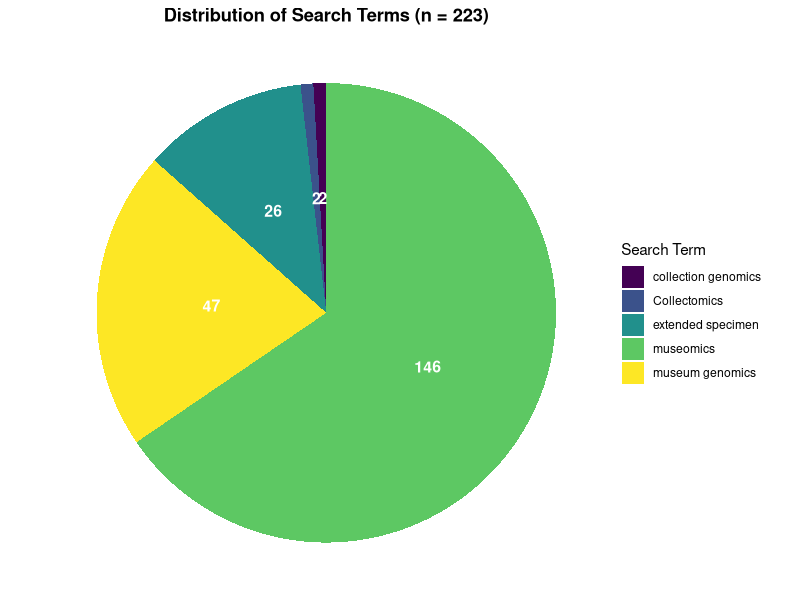
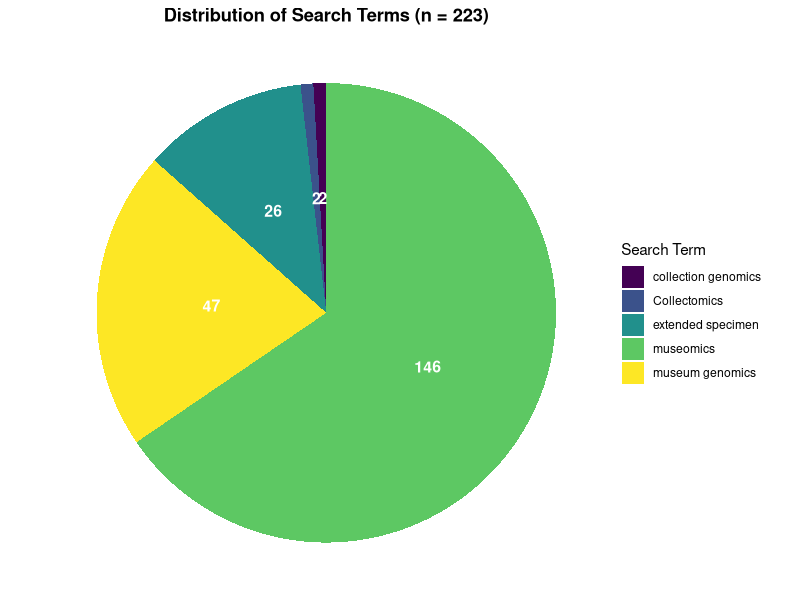
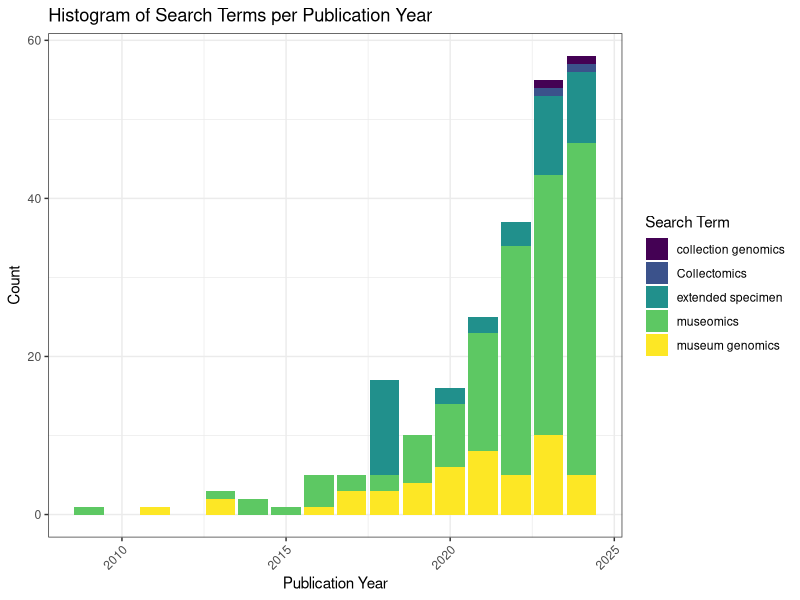
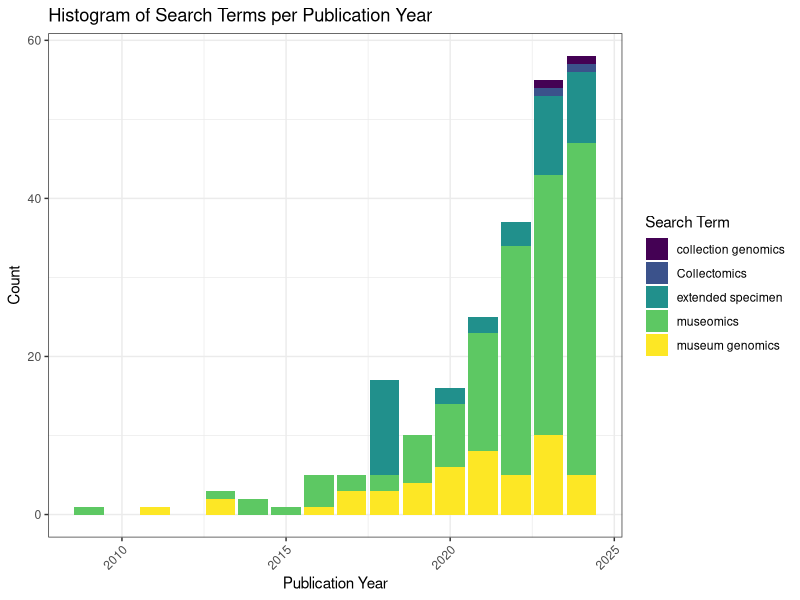
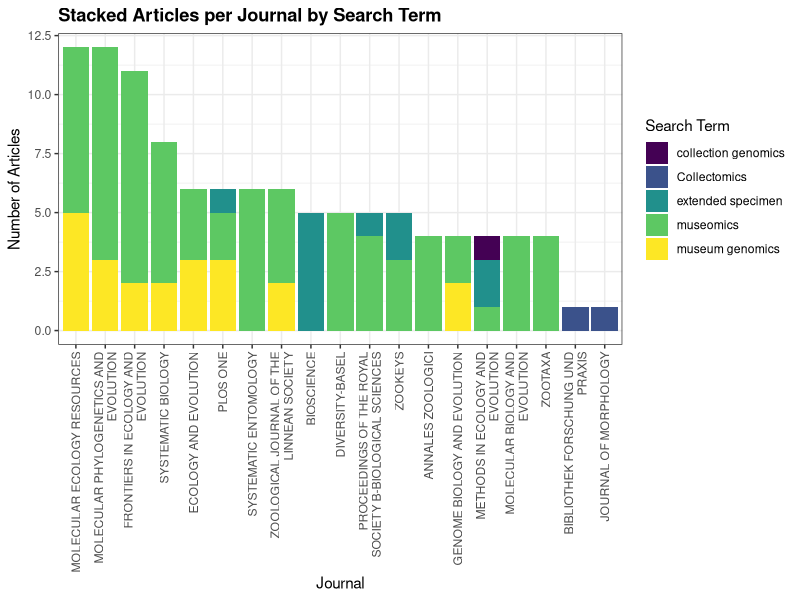
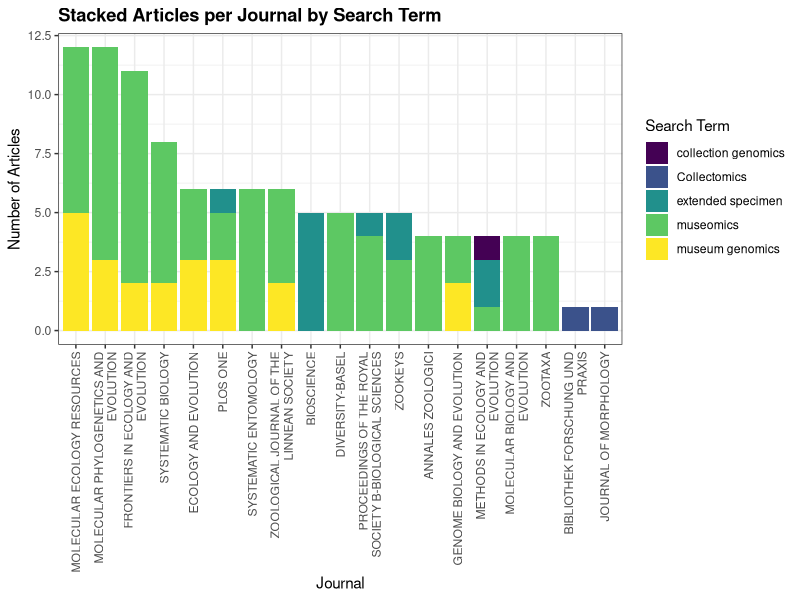
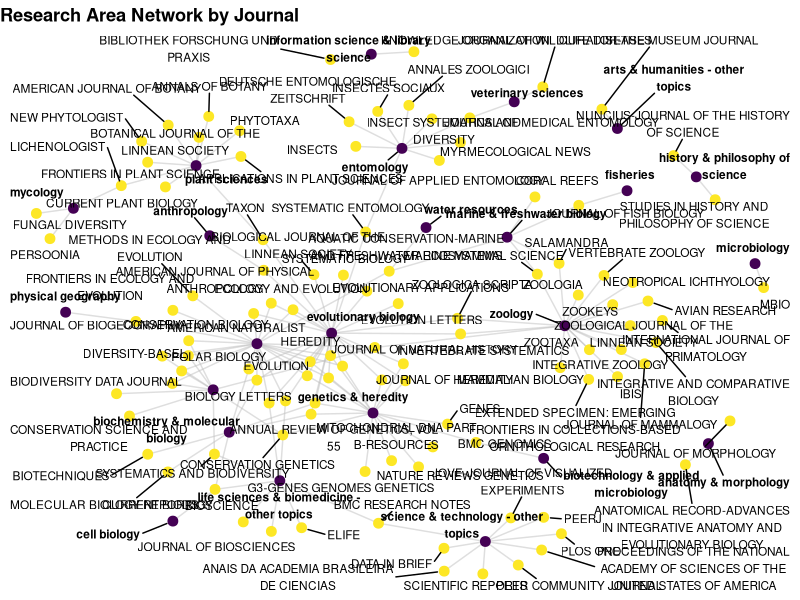
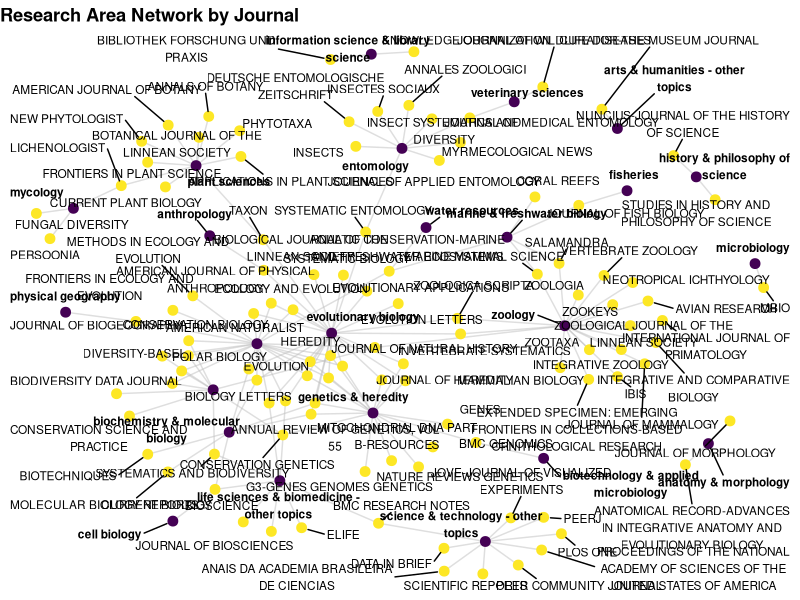

The R script that drew these images, in order:
# Set working directory
setwd("D:/GitHub/WoS_Museomics")

# Load required libraries
library(readxl)
library(dplyr)
library(ggplot2)
library(viridis) # for the color palette
library(stringr)
library(tidyr)
library(igraph)
library(ggrepel) # To prevent label overlap

# Read the specific worksheet
omics_data <- read_excel("data/Omic_WoS.xlsx", sheet = "Omics_clean_full")

dir.create("results")
dir.create("results/figures")

# Basic overview
glimpse(omics_data) # Structure of the data
summary(omics_data) # Summary statistics
head(omics_data) # First few rows

# 1. Create a pie chart of search terms
# Exclude 'taxonomics' and year 2025 from the analysis
# Filter the data
filtered_data <- omics_data %>%
    filter(
        !is.na(search),
        search != "taxonomics",
        `Publication Year` != 2025,
        `Publication Type` != "B"
    )

# Count occurrences of each search term
search_counts <- filtered_data %>%
    count(search, name = "count") %>%
    arrange(desc(count))

# Calculate total n
total_n <- sum(search_counts$count)

# Calculate label positions for placing inside pie
search_counts <- search_counts %>%
    mutate(
        fraction = count / sum(count),
        ymax = cumsum(fraction),
        ymin = c(0, head(ymax, n = -1)),
        label_pos = (ymax + ymin) / 2,
        label = count
    )

# Pie chart with counts as labels
Pie_Search <- ggplot(search_counts, aes(ymax = ymax, ymin = ymin, xmax = 1, xmin = 0, fill = search)) +
    geom_rect() +
    geom_text(aes(x = 0.5, y = label_pos, label = label), size = 4, color = "white", fontface = "bold") +
    coord_polar(theta = "y") +
    scale_fill_viridis_d(option = "D") +
    theme_void() +
    labs(
        title = paste0("Distribution of Search Terms (n = ", total_n, ")"),
        fill = "Search Term"
    ) +
    theme(
        plot.title = element_text(face = "bold", hjust = 0.5)
    )

# Save plot
ggsave("results/figures/Pie_Search_Terms.png", plot = Pie_Search, width = 8, height = 6, dpi = 300)
ggsave("results/figures/Pie_Search_Terms.pdf", plot = Pie_Search, width = 8, height = 6, dpi = 300)

# 2. Create a histogram of search terms per publication year
# Exclude 'taxonomics' and year 2025 from the analysis
Term_by_year <- omics_data %>%
    filter(
        !is.na(search),
        !is.na(`Publication Year`),
        search != "taxonomics",
        `Publication Year` != 2025
    ) %>%
    count(`Publication Year`, search) %>%
    ggplot(aes(x = `Publication Year`, y = n, fill = search)) +
    geom_col(position = "stack") +
    scale_fill_viridis_d(option = "D") +
    labs(
        title = "Histogram of Search Terms per Publication Year",
        # subtitle = "Excluding 'taxonomics' and year 2025",
        x = "Publication Year", y = "Count", fill = "Search Term"
    ) +
    theme_bw() +
    theme(axis.text.x = element_text(angle = 45, hjust = 1))

ggsave("results/figures/Histogram_of_Search_Terms_per_Publication_Year.png", plot = Term_by_year, width = 8, height = 4, dpi = 300)
ggsave("results/figures/Histogram_of_Search_Terms_per_Publication_Year.pdf", plot = Term_by_year, width = 8, height = 4, dpi = 300)

# 3. Create a histogram of research areas per publication year
# Exclude 'taxonomics' and year 2025 from the analysis
filtered_data <- omics_data %>%
    filter(
        !is.na(search),
        !is.na(`Source Title`),
        !is.na(`Publication Year`),
        search != "taxonomics",
        `Publication Year` != 2025,
        `Publication Type` != "B"
    )

# Count total articles per journal
journal_total <- filtered_data %>%
    count(`Source Title`, name = "total_articles")

# Journals with >=4 articles
main_journals <- journal_total %>%
    filter(total_articles >= 4) %>%
    pull(`Source Title`)

# Filter dataset by main journals only
filtered_main <- filtered_data %>%
    filter(`Source Title` %in% main_journals)

# Identify search terms missing from main journals
search_terms_missing <- setdiff(
    unique(filtered_data$search),
    unique(filtered_main$search)
)

# Add back journals related to the missing search terms
rescue_data <- filtered_data %>%
    filter(search %in% search_terms_missing)

# Combine both datasets
final_filtered <- bind_rows(filtered_main, rescue_data)

# Prepare data for plotting
plot_data <- final_filtered %>%
    count(search, `Source Title`) %>%
    mutate(`Source Title Wrapped` = str_wrap(`Source Title`, width = 30))

# Sort journals by total counts
journal_order <- plot_data %>%
    group_by(`Source Title`) %>%
    summarise(total = sum(n)) %>%
    arrange(desc(total)) %>%
    pull(`Source Title`)

plot_data <- plot_data %>%
    mutate(`Source Title Wrapped` = factor(
        `Source Title Wrapped`,
        levels = str_wrap(journal_order, width = 30)
    ))

# Plot
Hist_Journal_Stacked <- ggplot(plot_data, aes(x = `Source Title Wrapped`, y = n, fill = search)) +
    geom_col(position = "stack") +
    scale_fill_viridis_d(option = "D") +
    labs(
        title = "Stacked Articles per Journal by Search Term",
        x = "Journal", y = "Number of Articles", fill = "Search Term"
    ) +
    theme_bw() +
    theme(
        axis.text.x = element_text(angle = 90, vjust = 0.5, hjust = 1),
        plot.title = element_text(face = "bold")
    )

# Save
ggsave("results/figures/Stacked_Journals_Search_Terms.png", plot = Hist_Journal_Stacked, width = 12, height = 8, dpi = 300)
ggsave("results/figures/Stacked_Journals_Search_Terms.pdf", plot = Hist_Journal_Stacked, width = 12, height = 8, dpi = 300)

# 4. Create a network of research areas per Journal
# Exclude 'taxonomics' and year 2025 from the analysis
# Clean and filter the data
filtered_data <- omics_data %>%
    filter(!is.na(`Research Areas`), !is.na(`Source Title`)) %>%
    mutate(
        # Split Research Areas into individual areas
        Research_Areas = str_split(`Research Areas`, ";")
    ) %>%
    unnest(Research_Areas) %>%
    mutate(
        # Clean and convert research areas to lowercase
        Research_Areas = str_trim(str_to_lower(Research_Areas))
    )

# Create edges (research areas -> journal)
edges <- filtered_data %>%
    select(`Source Title`, Research_Areas) %>%
    rename(Research_Area = Research_Areas) %>%
    filter(!is.na(Research_Area)) %>%
    distinct()

# Create the graph object
graph <- graph_from_data_frame(edges, directed = FALSE)

# Create a layout for the nodes
layout <- layout_with_fr(graph)

# Extract node and edge data for ggplot
node_data <- data.frame(
    name = V(graph)$name,
    x = layout[, 1],
    y = layout[, 2]
)

# Wrap node labels by 30 characters
node_data$label <- str_wrap(node_data$name, width = 30)

# Define a lookup table for node formatting based on node type
lookup_table <- data.frame(
    name = c(filtered_data$`Source Title`, unique(filtered_data$Research_Areas)),
    type = c(rep("journal", length(filtered_data$`Source Title`)), rep("research_area", length(unique(filtered_data$Research_Areas)))),
    stringsAsFactors = FALSE
)

# Get viridis min/max colors
viridis_colors <- viridis(2)
color_search <- viridis_colors[2] # max
color_research <- viridis_colors[1] # min

# Assign color and font face based on the lookup table
node_data <- node_data %>%
    left_join(lookup_table, by = "name") %>%
    mutate(
        color = ifelse(type == "journal", color_search, color_research),
        fontface = ifelse(type == "journal", "plain", "bold"), # Bold for research areas, plain for journals
        text_size = ifelse(type == "journal", 3, 4.5)
    )

# Keep only unique journal nodes (no duplicates)
node_data_unique <- node_data %>%
    filter(type == "journal") %>%
    distinct(name, .keep_all = TRUE)

# Merge unique journal nodes with the rest of the nodes (research areas)
node_data <- bind_rows(
    node_data_unique,
    node_data %>% filter(type == "research_area")
)

# Extract edge data
edge_data <- as.data.frame(get.edgelist(graph))
colnames(edge_data) <- c("from", "to")

# Merge with node data to get coordinates for the edges
edge_data <- edge_data %>%
    left_join(node_data, by = c("from" = "name")) %>%
    rename(from_x = x, from_y = y) %>%
    left_join(node_data, by = c("to" = "name")) %>%
    rename(to_x = x, to_y = y)

# Plot the network using ggplot2
PLOT <- ggplot() +
    # Plot edges using geom_segment()
    geom_segment(
        data = edge_data, aes(x = from_x, y = from_y, xend = to_x, yend = to_y),
        color = "gray", alpha = 0.5
    ) +
    # Plot nodes using geom_point()
    geom_point(data = node_data, aes(x = x, y = y, color = color), size = 3) +
    # Add labels to nodes
    geom_text_repel(
        data = node_data, aes(x = x, y = y, label = label, fontface = fontface),
        size = 3, box.padding = 0.5, point.padding = 0.5, max.overlaps = 20
    ) +
    scale_color_identity() + # Use the custom colors
    theme_void() +
    labs(title = "Research Area Network by Journal") +
    theme(plot.title = element_text(face = "bold"))

ggsave("results/figures/Research_Area_Network_by_Journal.png", plot = PLOT, width = 15, height = 12, dpi = 300)
ggsave("results/figures/Research_Area_Network_by_Journal.pdf", plot = PLOT, width = 15, height = 12, dpi = 300)

# 5. Create a network of research areas by search term
# Clean and filter the data
filtered_data <- omics_data %>%
    filter(
        !is.na(`Research Areas`),
        !is.na(search),
        !str_detect(tolower(search), "taxonomics"),
        `Publication Year` <= 2024
    ) %>%
    mutate(
        Research_Areas = str_split(`Research Areas`, ";"),
        Search_Term = search
    ) %>%
    unnest(Research_Areas) %>%
    mutate(
        Research_Areas = str_trim(str_to_lower(Research_Areas))
    )

# Create edges (Research Area -> Search Term)
edges <- filtered_data %>%
    select(Search_Term, Research_Areas) %>%
    rename(Research_Area = Research_Areas) %>%
    distinct()

# Build graph
graph <- graph_from_data_frame(edges, directed = FALSE)
layout <- layout_with_fr(graph)

# Get node data and positions
node_data <- data.frame(name = V(graph)$name, x = layout[, 1], y = layout[, 2])
node_data$label <- str_wrap(node_data$name, width = 30)

# Create lookup for node type
lookup_table <- data.frame(
    name = c(unique(filtered_data$Search_Term), unique(filtered_data$Research_Areas)),
    type = c(
        rep("search", length(unique(filtered_data$Search_Term))),
        rep("research_area", length(unique(filtered_data$Research_Areas)))
    ),
    stringsAsFactors = FALSE
)

# Get viridis min/max colors
viridis_colors <- viridis(2)
color_search <- viridis_colors[2] # max
color_research <- viridis_colors[1] # min

# Assign node formatting: color, font, size
node_data <- node_data %>%
    left_join(lookup_table, by = "name") %>%
    mutate(
        color = ifelse(type == "search", color_search, color_research),
        fontface = ifelse(type == "search", "bold", "plain"),
        text_size = ifelse(type == "search", 4.5, 3)
    )

# Create edge coordinates
edge_data <- as.data.frame(get.edgelist(graph))
colnames(edge_data) <- c("from", "to")

edge_data <- edge_data %>%
    left_join(node_data, by = c("from" = "name")) %>%
    rename(from_x = x, from_y = y) %>%
    left_join(node_data, by = c("to" = "name")) %>%
    rename(to_x = x, to_y = y)

# Plot the network
Search_Research <- ggplot() +
    geom_segment(
        data = edge_data, aes(x = from_x, y = from_y, xend = to_x, yend = to_y),
        color = "gray70", alpha = 0.5
    ) +
    geom_point(data = node_data, aes(x = x, y = y, color = color), size = 5) +
    geom_text_repel(
        data = node_data, aes(x = x, y = y, label = label, fontface = fontface, size = text_size),
        box.padding = 0.5, point.padding = 0.5, max.overlaps = 20, show.legend = FALSE
    ) +
    scale_color_identity() +
    scale_size_identity() +
    theme_void() +
    labs(title = "Research Area Network by Search Term") +
    theme(plot.title = element_text(face = "bold", size = 14))

ggsave("results/figures/Research_Area_Network_by_Search_Term.png", plot = Search_Research, width = 10, height = 6, dpi = 300)
ggsave("results/figures/Research_Area_Network_by_Search_Term.pdf", plot = Search_Research, width = 10, height = 6, dpi = 300)

# 6. Create a stacked bar plot of research areas by search term
# Filter (exclude taxonomics and 2025)
filtered_data <- omics_data %>%
    filter(
        !is.na(search),
        !is.na(`Research Areas`),
        !is.na(`Publication Year`),
        search != "taxonomics",
        `Publication Year` != 2025
    )

# Separate multiple research areas
research_data <- filtered_data %>%
    separate_rows(`Research Areas`, sep = ";\\s*") %>%
    filter(`Research Areas` != "") %>%
    mutate(`Research Areas Wrapped` = str_wrap(`Research Areas`, width = 30))

# Count and order
plot_data <- research_data %>%
    count(`Research Areas Wrapped`, search, name = "n")

# Order bars by total count (descending)
ordered_areas <- plot_data %>%
    group_by(`Research Areas Wrapped`) %>%
    summarise(total = sum(n)) %>%
    arrange(desc(total)) %>%
    pull(`Research Areas Wrapped`)

plot_data <- plot_data %>%
    mutate(`Research Areas Wrapped` = factor(`Research Areas Wrapped`, levels = ordered_areas))

# Plot with stacked bars
Hist_Research_Stacked <- ggplot(plot_data, aes(x = `Research Areas Wrapped`, y = n, fill = search)) +
    geom_col(position = "stack") +
    scale_fill_viridis_d(option = "D") +
    labs(
        title = "Research Areas by Search Term",
        # subtitle = "Stacked by search term; excludes 'taxonomics' and articles from 2025",
        x = "Research Area", y = "Number of Articles"
    ) +
    theme_bw() +
    theme(
        axis.text.x = element_text(angle = 90, vjust = 0.5, hjust = 1),
        plot.title = element_text(face = "bold")
    )

# Save the plot
ggsave("results/figures/Research_Areas_by_Search_Stacked.png", plot = Hist_Research_Stacked, width = 14, height = 8, dpi = 300)
ggsave("results/figures/Research_Areas_by_Search_Stacked.pdf", plot = Hist_Research_Stacked, width = 14, height = 8, dpi = 300)
